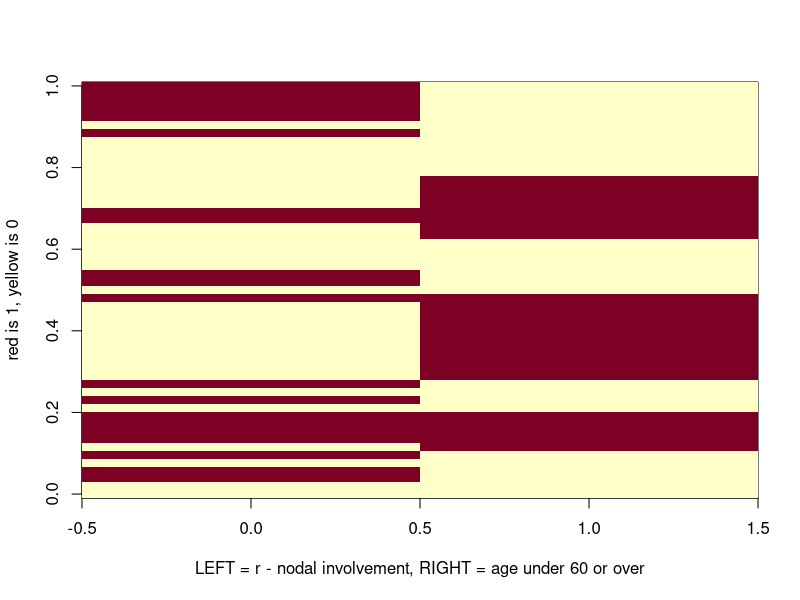
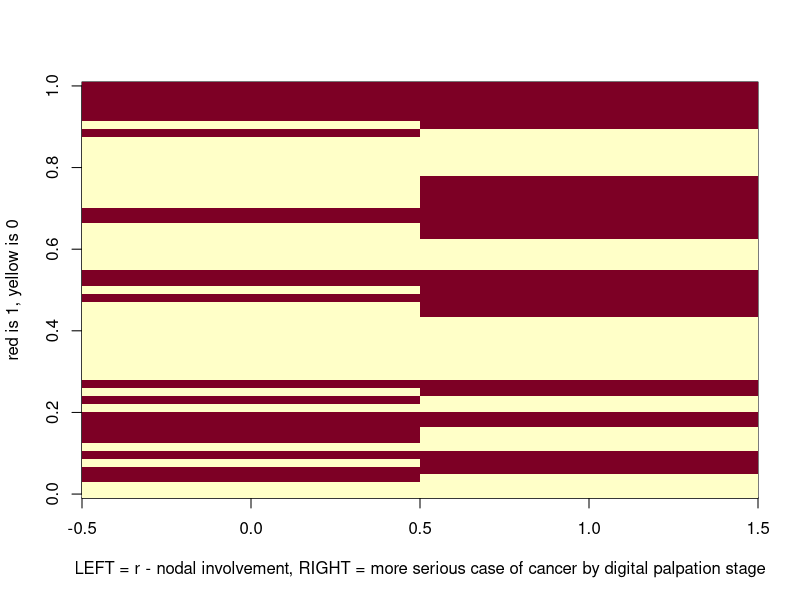
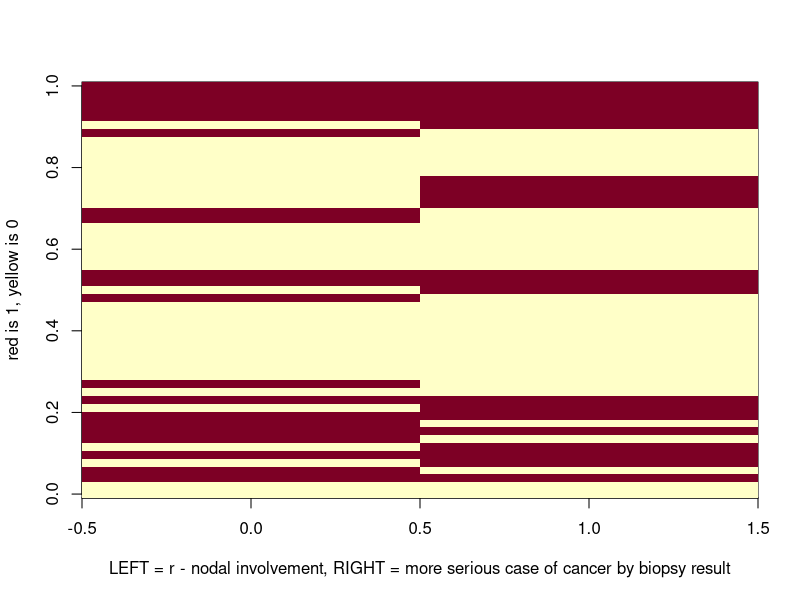
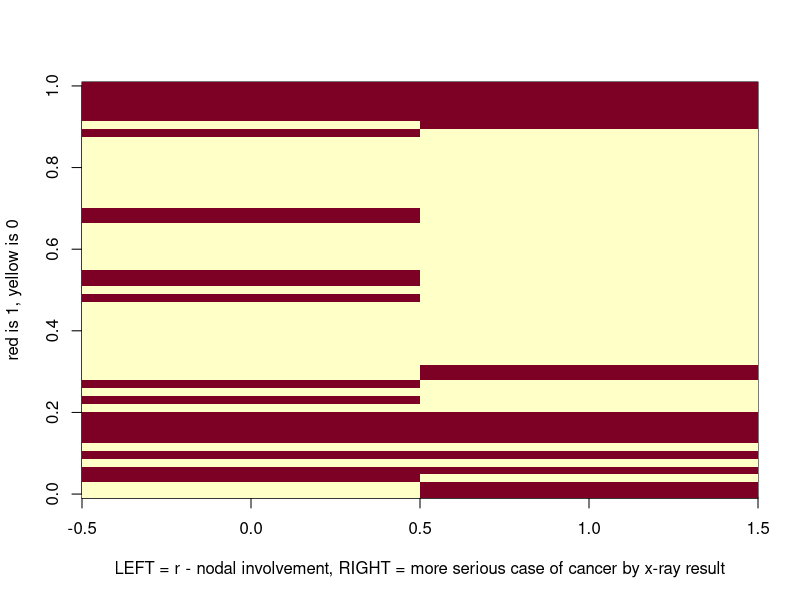
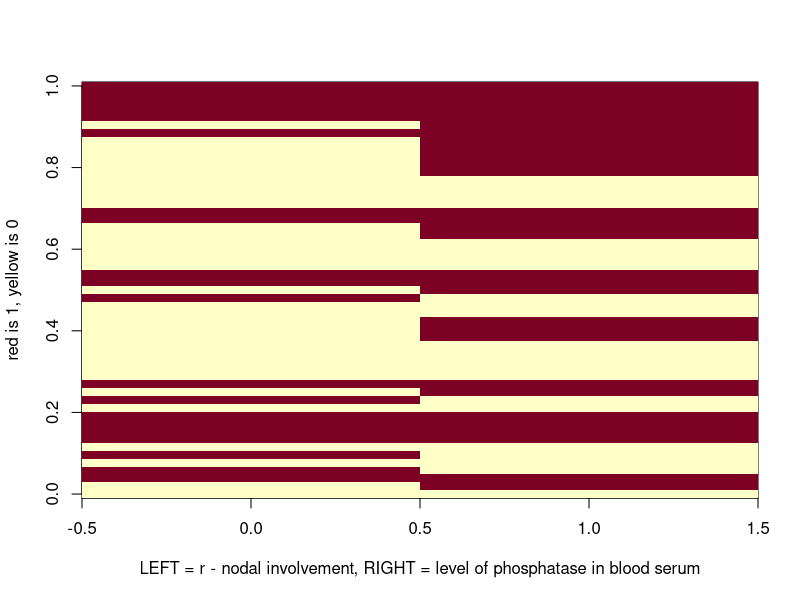
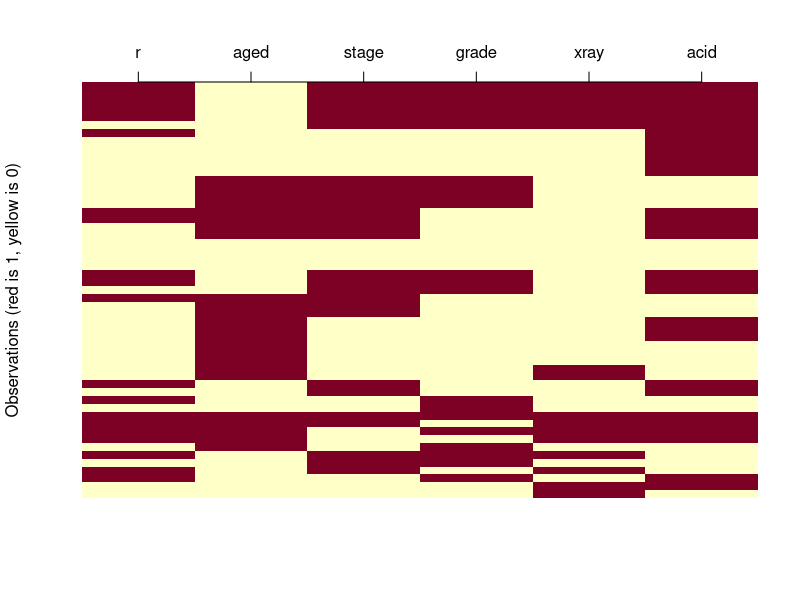

R code for these plots, in order:
## ---- chunk 1
# leave this code here, but feel free to adjust the options or add some more
# see the knitr documentation for details
knitr::opts_chunk$set(echo = TRUE, fig.width=12, fig.height=12)
## ---- chunk 2
# this loads the nodal dataset and makes it available for code in 
# subsequent code chunks.
data(nodal, package="boot")
nodal$m <- NULL
## ---- chunk 3
# insert your R code (with comment lines if you wish) here
summary(nodal)
head(nodal)

# function to rotate matrices, taken from Chapter 1 section_3.rmd
rotate <- function(x) t(apply(x, 2, rev))

image(rotate(matrix(c(nodal$r,nodal$aged),nrow=53,byrow=FALSE)),
      xlab="LEFT = r - nodal involvement, RIGHT = age under 60 or over",
      ylab="red is 1, yellow is 0")
# each band of the image represents one data row

image(rotate(matrix(c(nodal$r,nodal$stage),nrow=53,byrow=FALSE)),
      xlab="LEFT = r - nodal involvement, RIGHT = more serious case of cancer by digital palpation stage",
      ylab="red is 1, yellow is 0")

image(rotate(matrix(c(nodal$r,nodal$grade),nrow=53,byrow=FALSE)),
      xlab="LEFT = r - nodal involvement, RIGHT = more serious case of cancer by biopsy result",
      ylab="red is 1, yellow is 0")

image(rotate(matrix(c(nodal$r,nodal$xray),nrow=53,byrow=FALSE)),
      xlab="LEFT = r - nodal involvement, RIGHT = more serious case of cancer by x-ray result",
      ylab="red is 1, yellow is 0")

image(rotate(matrix(c(nodal$r,nodal$acid),nrow=53,byrow=FALSE)),
      xlab="LEFT = r - nodal involvement, RIGHT = level of phosphatase in blood serum",
      ylab="red is 1, yellow is 0")


# plotting whole data frame as an image
image(1:ncol(nodal), 1:nrow(nodal), rotate(as.matrix(nodal)), axes=FALSE, ylab="Observations (red is 1, yellow is 0)", xlab="")

# add axis labels, note: 3 <- above, 2 <- left
image(1:ncol(nodal), 1:nrow(nodal), rotate(as.matrix(nodal)), axes=FALSE, add=TRUE)
axis(3, at=1:ncol(nodal), labels=colnames(nodal))

## ---- chunk 4
# insert your R code (with comment lines if you wish) here
nodal_mod <- glm(r ~ aged + stage + grade + xray + acid, family=binomial, data=nodal)
summary(nodal_mod)

# str(nodal_mod)
# this gives the structure of the model object, but also prints a long list of stuff, hence commented out unless required

## ---- chunk 5
# insert your R code (with comment lines if you wish) here
nodal_small <- glm(r ~ stage + xray + acid, family=binomial, data=nodal)
summary(nodal_small)

# Comparing the two models
print(anova(nodal_mod,nodal_small, test="Chi"))

## ---- chunk 6
# insert your R code (with comment lines if you wish) here

# exponents of the betas can be interpreted directly as odds
beta <- nodal_small$coefficients
exp(beta)

# profile likelihood-based confidence interval using confint function
confint <- confint(nodal_small)

# xray is the third variable
xray_ci <- confint[3,]
exp(xray_ci)
